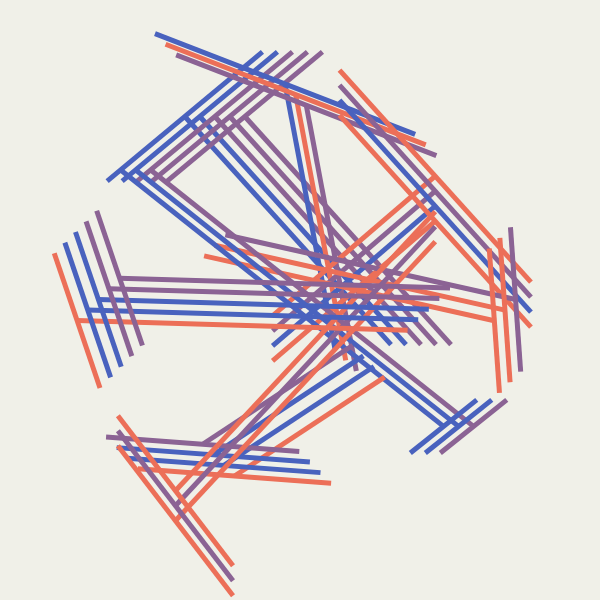
Frame 1 (no input)
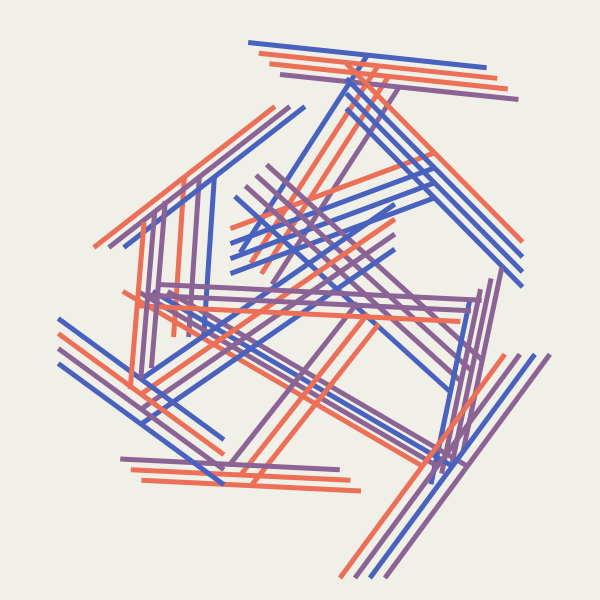
Frame 2 (the mouse pressed at the canvas centre, redrawn once)

The p5.js sketch that drew these frames (run headless with seeded random() and noise() and a simulated clock; the mouse was pressed at the canvas centre and the sketch redrawn once):

// p5.js sketch
// ── sketch.js
function setup() {
  createCanvas(600, 600);
  noLoop();
}

function draw() {
  line_spacing = 15;
  stroke_width = 5;

  strokeWeight(stroke_width);
  strokeCap(SQUARE);
  colors = [
    color(139, 99, 148),
    color(236, 111, 88),
    color(73, 98, 190)
  ];
  background(240, 240, 232);

  for (i = 0; i < 8; i++) {
    push();
    translate(width/2,height/2)
    rotate(i*PI/4)
        translate(-width/2,-height/2)

    line1_pt1 = createVector(
      random(0, width / 4),
      random(height / 4, height / 2)
    );
    line1_pt2 = createVector(
      random(width / 4, width / 2),
      random(0, width / 4)
    );
    line1_connecting_pt = createVector(
      random(width / 4, (width * 3) / 4),
      random(height / 2, (height * 3) / 4)
    );
    push();
    for (let i = 0; i < random(2, 5); i++) {
      stroke(colors[Math.floor(Math.random() * colors.length)]);
      line(line1_pt1.x, line1_pt1.y, line1_pt2.x, line1_pt2.y);
      line(
        (line1_pt1.x + line1_pt2.x) / 2.0,
        (line1_pt1.y + line1_pt2.y) / 2.0,
        line1_connecting_pt.x,
        line1_connecting_pt.y
      );
      translate(line_spacing, 0);
    }

    pop();
    
    pop()
  }

  /*
  random_width = random(width / 8, (width * 4) / 10);

  lines_per_group = floor(random(min_line_per_group, max_lines_per_group));
  for (i = 0; i < lines_per_group; i++) {
    stroke(colors[Math.floor(Math.random() * colors.length)]);

    line(-1.0 * random_width, i * line_spacing, random_width, i * line_spacing);
  }
  */
}
